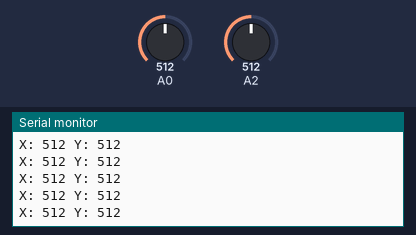
A sketch run on a simulated Arduino Uno, built with avr-gcc and run on an emulated ATmega328P. Shown: the last lines printed to the serial monitor. The test bench sets the inputs (shaded band); at power-on: A0 = 512, A2 = 512.

Above: at 1.2 s.
1.3 s: A0 set to 110
At 2.0 s:
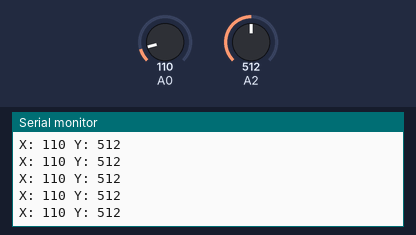
2.8 s: A0 set to 91
At 3.8 s:
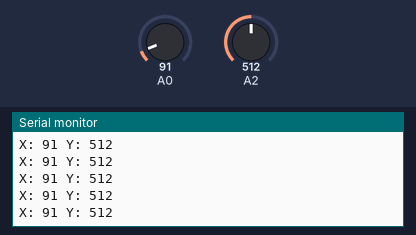
8.8 s: A2 set to 991
At 9.7 s:
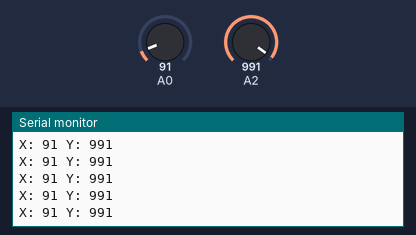
10.3 s: A2 set to 1012
At 10.9 s:
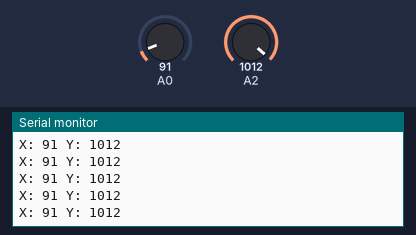
11.8 s: A0 set to 992
At 12.9 s:
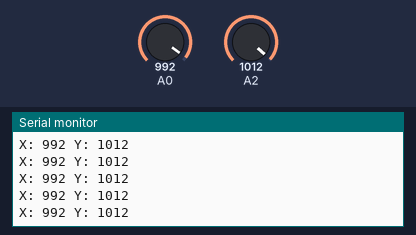
Timing chart, 0 to 14.3 s (numbered marks = the images above; inputs shaded):
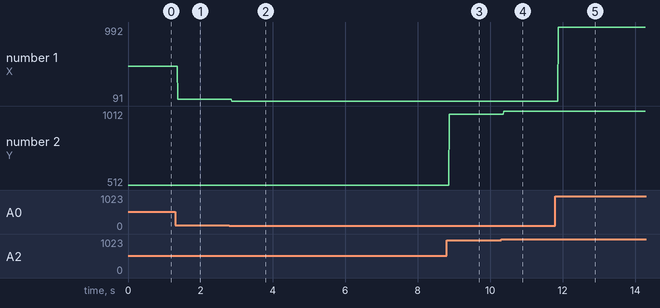

Measured:
- after the input at 1.3 s, the serial monitor: prints a new line after 0.07 s (image 1)
- after the input at 2.8 s, the serial monitor: prints a new line after 0.07 s (image 2)
- after the input at 8.8 s, the serial monitor: prints a new line after 0.07 s (image 3)
- after the input at 10.3 s, the serial monitor: prints a new line after 0.07 s (image 4)
- after the input at 11.8 s, the serial monitor: prints a new line after 0.08 s (image 5)
- plotted number 1: 512 → 110 after the input at 1.3 s, 110 → 91 after the input at 2.8 s, 91 → 992 after the input at 11.8 s
- plotted number 2: 512 → 991 after the input at 8.8 s, 991 → 1012 after the input at 10.3 s

The sketch:

Joysticktest.ino
```cpp
int ANA[2];


void setup() {
  // put your setup code here, to run once:
  Serial.begin(9600);
  ANA[1] = 2;
  ANA[0] = 0;
}

void loop() {
  // put your main code here, to run repeatedly:
  int x,y;
  x = analogRead(ANA[0]);
  y = analogRead(ANA[1]);

  Serial.print("X: ");
  Serial.print(x);
  Serial.print(" Y: ");
  Serial.println(y);

}
```
